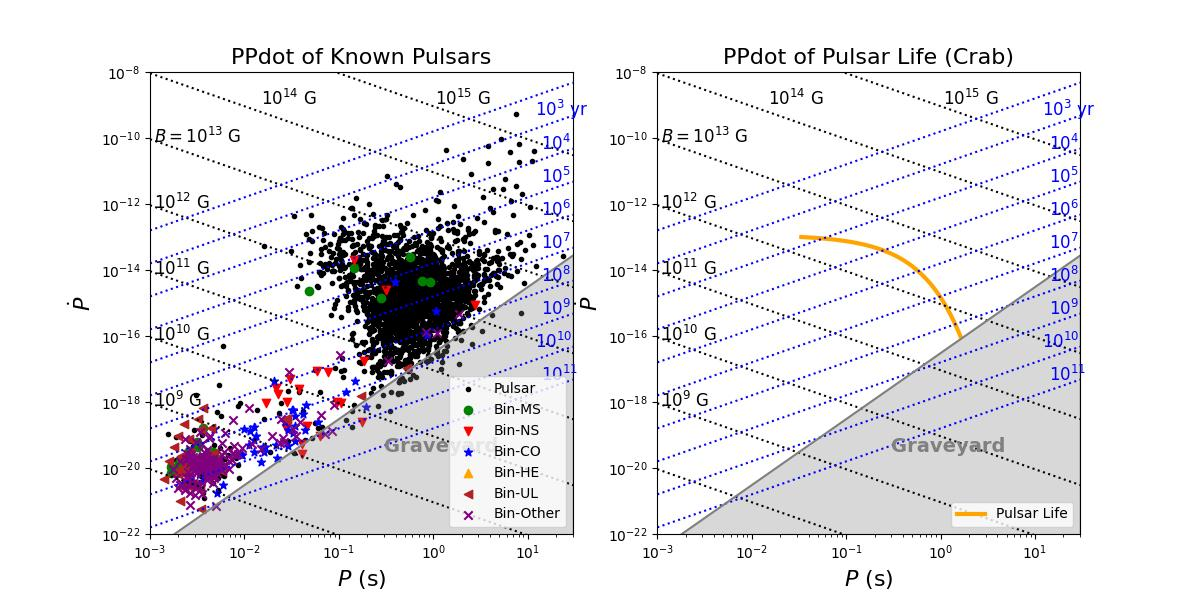

Generate this figure with Python:
import matplotlib.pyplot as plt
import numpy as np
import atnfparser


def pulsarLifeCyclePlot():
    # variables
    npoints = 100000
    p = np.zeros(npoints)
    p[0] = 33.5 * 10 ** -3
    pdot = [10 ** (-13 - (3 * i / npoints)) for i in range(npoints)]
    dt = [10 ** (8.2 + (3 * i / npoints)) for i in range(npoints)]

    for i in range(1, npoints):
        p[i] = p[i - 1] + pdot[i] * dt[i]
        print(p[i], "\t", pdot[i])
    ax[1].plot(p, pdot, linewidth=3, color='orange', label='Pulsar Life')

xlo = 1.0e-3
xhi = 30.0
ylo = 1.0e-22
yhi = 1.0e-8

fig, ax = plt.subplots(nrows=1, ncols=2, figsize=(12, 6))
pulsarLifeCyclePlot()

# load pulsar data from json file
plsr = atnfparser.load_atnf_data()

x=[]
y=[]
xbin=[[],[],[],[],[],[]]
ybin=[[],[],[],[],[],[]]

# sift through pulsars and sort them while creating the x and y axis lists to graph
for i in range(0, len(plsr)):
    # print(plsr[i]['P0'], '\t', plsr[i]['P1'], '\t', plsr[i]['BINARY'], '\t', plsr[i]['BINCOMP'])
    if plsr[i]['P0'] != None and plsr[i]['P1'] != None:
        if plsr[i]['BINCOMP']:
            if plsr[i]['BINCOMP'] == 'MS':
                xbin[0].append(float(plsr[i]['P0']))
                ybin[0].append(float(plsr[i]['P1']))
            elif plsr[i]['BINCOMP'] == 'NS':
                xbin[1].append(float(plsr[i]['P0']))
                ybin[1].append(float(plsr[i]['P1']))
            elif plsr[i]['BINCOMP'] == 'CO':
                xbin[2].append(float(plsr[i]['P0']))
                ybin[2].append(float(plsr[i]['P1']))
            elif plsr[i]['BINCOMP'] == 'HE':
                xbin[3].append(float(plsr[i]['P0']))
                ybin[3].append(float(plsr[i]['P1']))
            elif plsr[i]['BINCOMP'] == 'UL':
                xbin[4].append(float(plsr[i]['P0']))
                ybin[4].append(float(plsr[i]['P1']))
            else:
                xbin[5].append(float(plsr[i]['P0']))
                ybin[5].append(float(plsr[i]['P1']))
        else:
            x.append(float(plsr[i]['P0']))
            y.append(float(plsr[i]['P1']))


ax[0].scatter(x, y, marker='.', color='black', label="Pulsar")
ax[0].scatter(xbin[0], ybin[0], marker='o', color='green', label="Bin-MS")
ax[0].scatter(xbin[1], ybin[1], marker='v', color='red', label="Bin-NS")
ax[0].scatter(xbin[2], ybin[2], marker='*', color='blue', label="Bin-CO")
ax[0].scatter(xbin[3], ybin[3], marker='^', color='orange', label="Bin-HE")
ax[0].scatter(xbin[4], ybin[4], marker='<', color='firebrick', label="Bin-UL")
ax[0].scatter(xbin[5], ybin[5], marker='x', color='purple', label="Bin-Other")

def makeDetailLines(plt):
    # magnetic field lines
    for logB in range(8, 16):
        xright = 100.0
        yleft = (10.0**logB/3.3e19)**2.0/xlo
        plt.plot([xlo, xright], [yleft, (10.0 ** logB / 3.3e19) ** 2.0 / xright], ls=':', color='black')
        if 8 < logB < 13:
            plt.text(1.1e-3, yleft * 0.78, '$ 10^{' + str(logB) + '}~\mathrm{G} $', fontsize=12)
        elif logB==13:
            plt.text(1.1e-3, yleft * 0.78, '$ B=10^{' + str(logB) + '}~\mathrm{G} $', fontsize=12)
        elif logB==14:
            plt.text(1.5e-2, 1.0e-9, '$ 10^{' + str(logB) + '}~\mathrm{G} $', fontsize=12)
        elif logB==15:
            plt.text(1.05, 1.0e-9, '$ 10^{' + str(logB) + '}~\mathrm{G} $', fontsize=12)

    # age lines
    for age in range(2, 12):
        line_left = xlo
        text_x = 14.0

        yright = 0.5 / (10.0 ** age * 31556926) * xhi
        plt.plot([line_left, xhi], [0.5 / (10.0 ** age * 31556926) * line_left, yright], ls=':', color='blue')
        if age == 10:
            plt.text(text_x * 0.85, yright * 0.9, '$ 10^{' + str(age) + '} $', fontsize=12, color='blue')
        elif age > 3:
            plt.text(text_x, yright * 0.9, '$ 10^{' + str(age) + '} $', fontsize=12, color='blue')
        elif age > 2:
            plt.text(text_x * 0.85, yright * 1.0, '$ 10^{' + str(age) + '}~\mathrm{yr} $', fontsize=12, color='blue')

    # graveyard line
    y_grave = [10 ** (2.0 * (-3.0) - 16.52), 10 ** (2.0 * np.log10(xhi) - 16.52)]
    plt.plot([xlo, xhi], y_grave, color='grey')
    plt.fill_between([xlo, xhi], y_grave, color='grey', alpha=0.3)
    plt.text(0.3, 3e-20, 'Graveyard', fontsize=14.0, fontweight='bold', color='grey')

makeDetailLines(ax[0])
makeDetailLines(ax[1])

ax[0].set_xscale('log')
ax[0].set_yscale('log')
ax[0].set_xlim([xlo, xhi])
ax[0].set_ylim([ylo, yhi])
ax[0].set_xlabel('$ P~(\mathrm{s}) $', fontsize=16)
ax[0].set_ylabel('$ \dot{P} $', fontsize=16)
ax[0].legend(loc="lower right")
ax[0].set_title("PPdot of Known Pulsars", fontsize=16)

plt.xscale('log')
plt.yscale('log')
plt.xlim([xlo, xhi])
plt.ylim([ylo, yhi])
plt.xlabel('$ P~(\mathrm{s}) $', fontsize=16)
plt.ylabel('$ \dot{P} $', fontsize=16)
plt.legend(loc="lower right")
plt.title("PPdot of Typical (Crab) Pulsar Life", fontsize=16)
plt.savefig('pulsars_ppdot.jpg')
plt.show()
